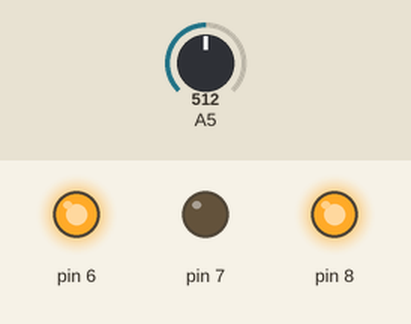
A sketch run on a simulated Arduino Uno, built with avr-gcc and run on an emulated ATmega328P. Shown: output pins drawn as LEDs (lit = HIGH). Inputs (shaded band) come from the test bench; at power-on: A5 = 512.

Above: at 1.2 s.
1.3 s: A5 set to 409
At 2.2 s:
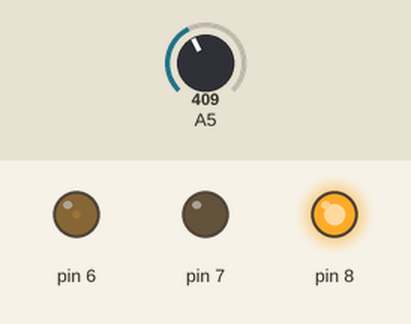
2.8 s: A5 set to 408
At 3.4 s:
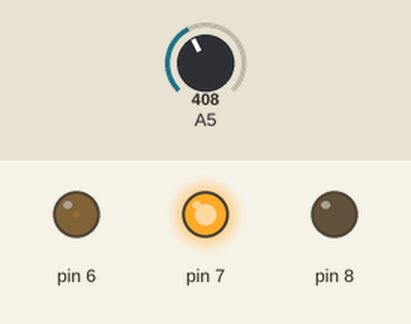
4.3 s: A5 set to 511
At 5.5 s:
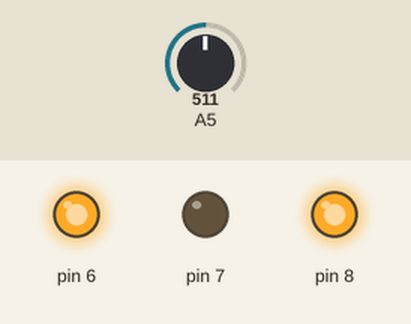
5.8 s: A5 set to 398
At 7.0 s:
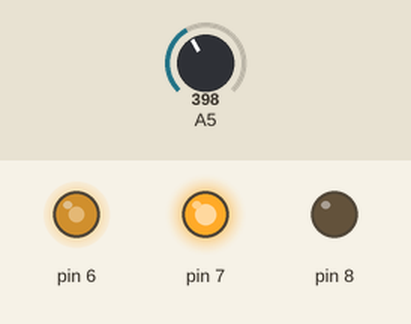
7.7 s: A5 set to 418
At 8.3 s:
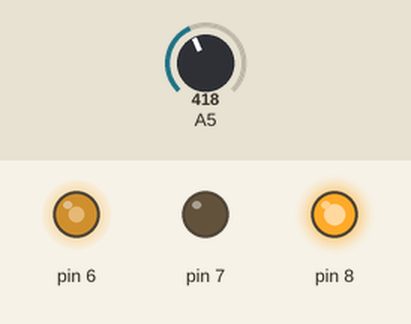
10.7 s: A5 set to 306
At 11.8 s:
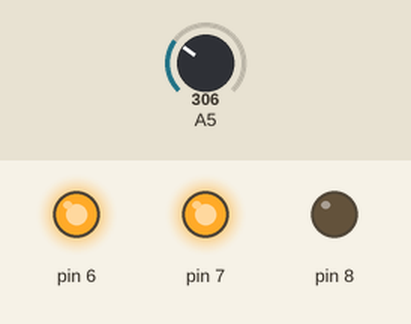
Timing chart, 0 to 13.2 s (numbered marks = the images above; inputs shaded):
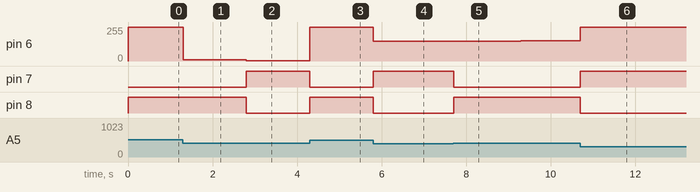

The sketch:

inverted_pendulum.ino
```cpp
#include <MsTimer2.h>

float pot_target = 408.5;
float pot_current = 0;
float old_err = 0;  //前回の偏差
float err = 0;  //偏差
float err_Integral = 0; //偏差の積分
float output, pid, P, I, D;

/////// パラメータ ///////
const double Kp = 15.0;
const double Ki = 0.03;
const double Kd = 8.0;

void setup() {
  pinMode(6, OUTPUT);
  pinMode(7, OUTPUT);
  pinMode(8, OUTPUT);

  MsTimer2::set(1, pid_ctl); // 割り込み関数定義 1msごとにオンオフ
  MsTimer2::start();
}

void loop() {
  if (output >= 0) {
    analogWrite(6, output);
    digitalWrite(7, HIGH);
    digitalWrite(8, LOW);
  } else {
    analogWrite(6, -output);
    digitalWrite(7, LOW);
    digitalWrite(8, HIGH);
  }
}

//PID制御
void pid_ctl() {
  pot_current = analogRead(A5);
  old_err = err;
  err = pot_target - pot_current;       //偏差=目標値-制御値
  err_Integral += err * 0.001;   //偏差の積分 1ms

  P = Kp * err;
  I = Ki * err_Integral;
  D = Kd * (err - old_err) / 0.001;
  pid = P + I + D;

  output = constrain(pid, -255, 255); //-255~255範囲
}
```

Measured:
- the behaviour switches between 409 and 408 on A5 (found by bisection; images 1 and 2)
- after the input at 1.3 s, pin 6: 255/255 → 11/255 at once
- after the input at 2.8 s, pin 6: 11/255 → 3/255 at once; pin 7: LOW → HIGH at once; pin 8: HIGH → LOW at once
- after the input at 4.3 s, pin 6: 3/255 → 255/255 at once; pin 7: HIGH → LOW at once; pin 8: LOW → HIGH at once
- after the input at 5.8 s, pin 6: 255/255 → 148/255 at once, → 149/255 0.46 s later; pin 7: LOW → HIGH at once; pin 8: HIGH → LOW at once
- after the input at 7.7 s, pin 6: 149/255 → 150/255 after 0.00 s instead of 1.7 s; pin 7: HIGH → LOW at once; pin 8: LOW → HIGH at once
- after the input at 10.7 s, pin 6: 151/255 → 255/255 at once; pin 7: LOW → HIGH at once; pin 8: HIGH → LOW at once
